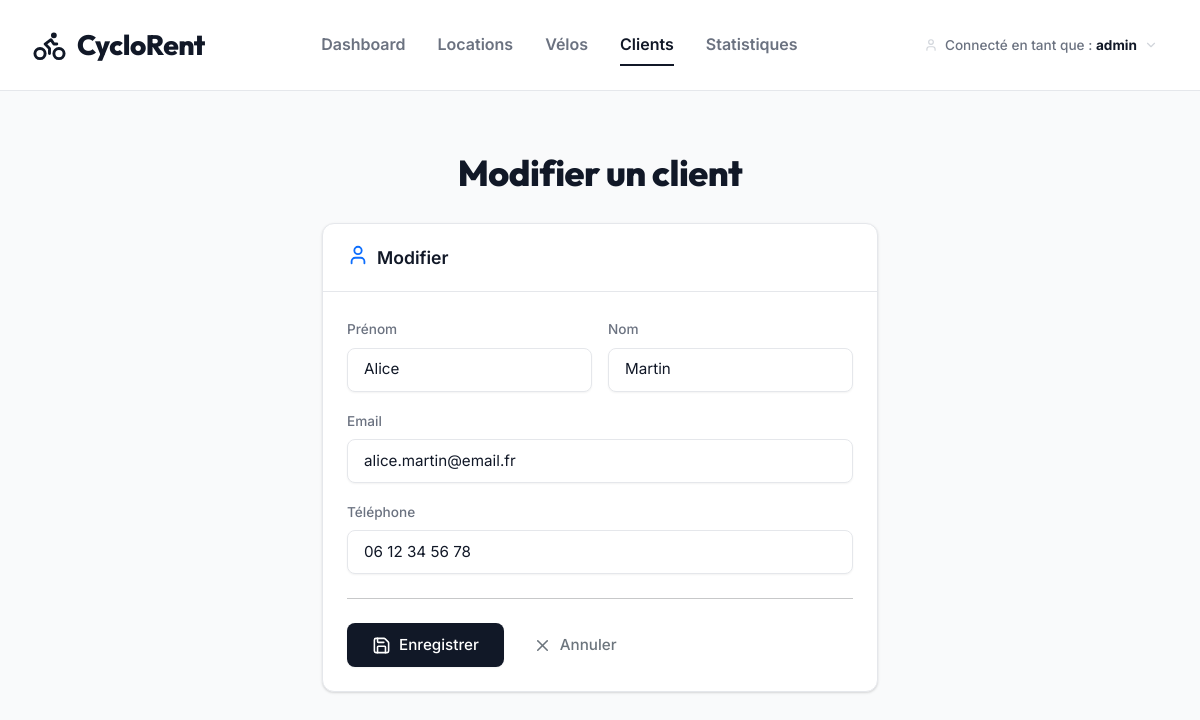
Screenshot of /clients/1/modifier/ (signed in) with the database file from the repository.
### location/models.py (models this page shows, shortened)
class Client(models.Model):
    nom = models.CharField(max_length=100, verbose_name="Nom")
    prenom = models.CharField(max_length=100, verbose_name="Prénom")
    telephone = models.CharField(max_length=20, verbose_name="Téléphone")
    email = models.EmailField(unique=True, verbose_name="Email")
    date_inscription = models.DateField(auto_now_add=True, verbose_name="Date d'inscription")
    class Meta:
        verbose_name = "Client"
        verbose_name_plural = "Clients"
        ordering = ['nom', 'prenom']

### location/views.py (the view)
# urls.py: path('clients/<int:pk>/modifier/', views.client_edit, name='client_edit'),
@login_required
def client_edit(request, pk):
    client = get_object_or_404(Client, pk=pk)
    if request.method == 'POST':
        form = ClientForm(request.POST, instance=client)
        if form.is_valid():
            form.save()
            messages.success(request, f'Client « {client} » mis à jour !')
            return redirect('client_list')
    else:
        form = ClientForm(instance=client)
    return render(request, 'location/client_form.html', {'form': form, 'action': 'Modifier', 'client': client})

### location/forms.py (shortened to what this page needs)
class ClientForm(forms.ModelForm):
    class Meta:
        model = Client
        fields = ['nom', 'prenom', 'telephone', 'email']
        widgets = {
            'nom': forms.TextInput(attrs={'class': 'form-control', 'placeholder': 'Nom de famille'}),
            'prenom': forms.TextInput(attrs={'class': 'form-control', 'placeholder': 'Prénom'}),
            'telephone': forms.TextInput(attrs={'class': 'form-control', 'placeholder': '06 XX XX XX XX'}),
            'email': forms.EmailInput(attrs={'class': 'form-control', 'placeholder': 'email@exemple.com'}),
        }
        labels = {
            'nom': 'Nom',
            'prenom': 'Prénom',
            'telephone': 'Téléphone',
            'email': 'Email',
        }

### location/templates/location/client_form.html (shortened to what this page needs)
{% extends 'location/base.html' %}
{% block content %}
<div class="row justify-content-center animate-in">
    <div class="col-lg-6">
        <div class="card">
            <div class="card-header">
                <i data-lucide="user" class="me-2 text-primary"></i>{{ action }}
            </div>
            <div class="card-body p-4">
                <form method="post">
                    <div class="row g-3">
                        <div class="col-md-6">
                            <label class="form-label">{{ form.prenom.label }}</label>
                            {{ form.prenom }}
                        </div>
                        <div class="col-md-6">
                            <label class="form-label">{{ form.nom.label }}</label>
                            {{ form.nom }}
                        </div>
                        <div class="col-12">
                            <label class="form-label">{{ form.email.label }}</label>
                            {{ form.email }}
                        </div>
                        <div class="col-12">
                            <label class="form-label">{{ form.telephone.label }}</label>
                            {{ form.telephone }}
                        </div>
                    </div>
                    <hr class="my-4">
                    <div class="d-flex gap-2">
                        <button type="submit" class="btn btn-primary px-4"><i data-lucide="save" class="me-2"></i>Enregistrer</button>
                        <a href="{% url 'client_list' %}" class="btn btn-outline-secondary"><i data-lucide="x" class="me-2"></i>Annuler</a>
                    </div>
                </form>
            </div>
        </div>
    </div>
</div>
{% endblock %}

### location/templates/location/base.html (shortened to what this page needs)
{% load static %}
<!DOCTYPE html>
<html lang="fr">
<head>
    <link href="https://cdn.jsdelivr.net/npm/bootstrap@5.3.2/dist/css/bootstrap.min.css" rel="stylesheet">
</head>
<body>
{% if user.is_authenticated %}
<nav class="top-nav">
    <a href="{% url 'dashboard' %}" class="nav-brand"><i data-lucide="bike"></i> CycloRent</a>
    <div class="nav-links">
        <a href="{% url 'dashboard' %}" class="nav-link-item {% if request.resolver_match.url_name == 'dashboard' %}active{% endif %}">Dashboard</a>
        <a href="{% url 'location_list' %}" class="nav-link-item {% if 'location' in request.resolver_match.url_name %}active{% endif %}">Locations</a>
        <a href="{% url 'velo_list' %}" class="nav-link-item {% if 'velo' in request.resolver_match.url_name %}active{% endif %}">Vélos</a>
        <a href="{% url 'client_list' %}" class="nav-link-item {% if 'client' in request.resolver_match.url_name %}active{% endif %}">Clients</a>
        <a href="{% url 'statistiques' %}" class="nav-link-item {% if request.resolver_match.url_name == 'statistiques' %}active{% endif %}">Statistiques</a>
    </div>
    <div class="nav-user">
        <div class="user-trigger">
            <i data-lucide="user"></i>
            <span>Connecté en tant que : <strong>{{ request.user.get_full_name|default:request.user.username }}</strong></span>
            <i data-lucide="chevron-down"></i>
        </div>
    </div>
</nav>
{% endif %}
<main class="main-container">
    {% if user.is_authenticated %}
    <header class="page-header animate-in">
        <h1 class="page-title">
            {% if '/locations/' in request.path and 'modifier' in request.path %}
                Modifier Locations
            {% elif '/velos/' in request.path and 'modifier' in request.path %}
                Modifier un vélo
            {% elif '/velos/' in request.path and 'ajouter' in request.path %}
                Ajouter un vélo
            {% elif '/clients/' in request.path and 'modifier' in request.path %}
                Modifier un client
            {% elif '/clients/' in request.path and 'ajouter' in request.path %}
                Ajouter un client
            {% elif '/locations/nouvelle/' in request.path %}
                Nouvelle location
            {% else %}
                {% block page_title %}Dashboard{% endblock %}
            {% endif %}
        </h1>
    </header>
    {% endif %}
    <div class="page-content">
        {% block content %}{% endblock %}
    </div>
</main>
</body>
</html>

### location/templates/location/base.html (style rules this page uses)
.lucide { width: 1.25em; height: 1.25em; vertical-align: -0.125em; }
:root { --primary: #111827; --text-dark: #111827; --text-muted: #6b7280; --bg: #f9fafb; --card-bg: #ffffff; --border: #e5e7eb; --accent: #2563eb; }
* { box-sizing: border-box; }
body { font-family: 'Inter', sans-serif; background: var(--bg); color: var(--text-dark); margin: 0; padding: 0; -webkit-font-smoothing: antialiased; }
h1, h2, h3, h4, h5, h6, .display-font { font-family: 'Outfit', sans-serif; font-weight: 800; letter-spacing: -0.5px; color: var(--text-dark); }
.top-nav { background: #ffffff; border-bottom: 1px solid var(--border); padding: 1.5rem 2rem; display: flex; align-items: center; justify-content: space-between; position: sticky; top: 0; z-index: 1000; }
.nav-brand { font-family: 'Outfit', sans-serif; font-size: 1.75rem; font-weight: 800; letter-spacing: -0.5px; color: var(--primary); text-decoration: none; display: flex; align-items: center; gap: 10px; }
.nav-links { display: flex; gap: 2rem; align-items: center; }
.nav-link-item { color: var(--text-muted); font-size: 1rem; font-weight: 600; text-decoration: none; padding: 0.5rem 0; border-bottom: 2px solid transparent; transition: all 0.2s; }
.nav-link-item:hover, .nav-link-item.active { color: var(--primary); border-bottom: 2px solid var(--primary); }
.nav-user { display: flex; align-items: center; gap: 1rem; font-weight: 600; font-size: 0.9rem; }
.main-container { max-width: 1200px; margin: 0 auto; padding: 4rem 2rem; }
.page-header { margin-bottom: 2rem; display: flex; justify-content: space-between; align-items: center; }
.page-title { font-size: 2.25rem; margin: 0; line-height: 1; }
.btn { font-family: 'Inter', sans-serif; font-weight: 500; font-size: 0.95rem; border-radius: 8px; padding: 0.6rem 1.25rem; transition: all 0.2s; border: 1px solid transparent; display: inline-flex; align-items: center; justify-content: center; }
.btn-primary { background: var(--primary); color: #fff; box-shadow: 0 1px 2px rgba(0, 0, 0, 0.05); }
.card { background: var(--card-bg); border: 1px solid var(--border); border-radius: 12px; box-shadow: 0 1px 3px 0 rgba(0,0,0,0.1), 0 1px 2px 0 rgba(0,0,0,0.06); margin-bottom: 2rem; overflow: hidden; }
.card-header { background: transparent; color: var(--primary); padding: 1.25rem 1.5rem; font-weight: 600; font-size: 1.1rem; border-bottom: 1px solid var(--border); }
.form-control, .form-select { border: 1px solid var(--border); border-radius: 8px; padding: 0.6rem 1rem; font-size: 0.95rem; background: #fff; color: var(--primary); transition: all 0.2s; box-shadow: 0 1px 2px rgba(0,0,0,0.05); }
.form-label { font-weight: 500; font-size: 0.85rem; color: var(--text-muted); margin-bottom: 0.5rem; }
.animate-in { animation: fadeInUp .5s cubic-bezier(0.16, 1, 0.3, 1) both; }
.nav-user { position: relative; display: flex; align-items: center; }
.user-trigger { display: flex; align-items: center; gap: 7px; padding: 6px 10px; border-radius: 8px; cursor: default; color: #6b7280; font-size: 0.85rem; font-weight: 500; transition: background 0.15s; user-select: none; }
.user-trigger .lucide { width: 14px; height: 14px; color: #d1d5db; flex-shrink: 0; }
.user-trigger strong { color: #111827; font-weight: 700; }

### location/templates/location/client_form.html (style rules this page uses)
.page-header { justify-content: center; }

### rows the page displays
Client: prenom "Alice", nom "Martin", email "alice.martin@email.fr", telephone "06 12 34 56 78"

### other values shown
{{ request.user.get_full_name|default:request.user.username }} "admin"
{{ action }} "Modifier"
